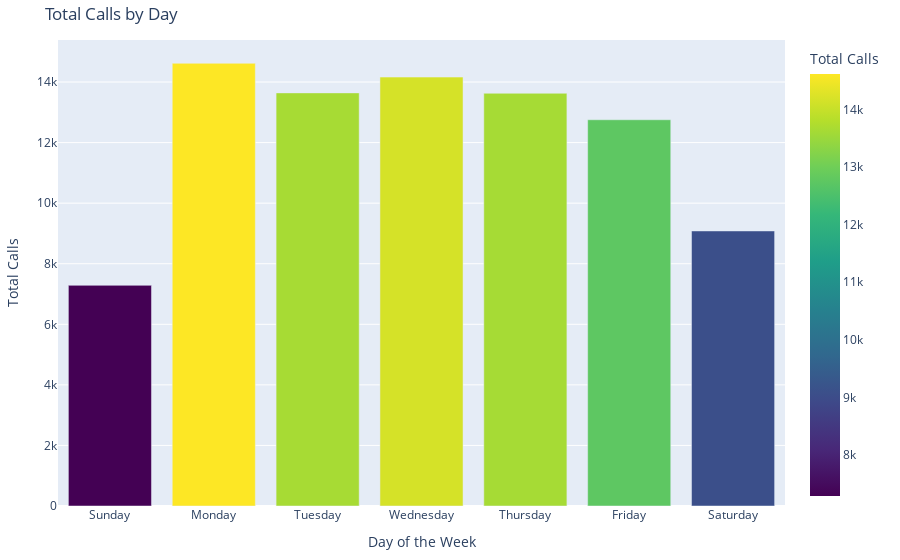

The cell this chart's notebook holds for it:
### Markdown cell above
*Plot of Total Calls by Day*

### Code cell
# Ensure 'Day' is treated as a categorical type with the correct order
repDay['Day'] = pd.Categorical(repDay['Day'], categories=day_order, ordered=True)

# Plot the bar chart
fig_repDay = px.bar(
    repDay, 
    x='Day', 
    y='Total_Contacts', 
    title='Total Calls by Day',
    labels={'Day': 'Day of the Week', 'Total_Contacts': 'Total Calls'},
    color='Total_Contacts',  # Color bars based on the total contacts
    color_continuous_scale='Viridis',  # Continuous color scale for Total_Contacts
    category_orders={"Day": day_order}  # Ensure the days are ordered correctly
)

# Apply tight layout and remove legend if only one metric
fig_repDay.update_layout(
    title='Total Calls by Day',  # Title of the chart
    xaxis_title='Day of the Week',  # Set x-axis title
    yaxis_title='Total Calls',  # Set y-axis title
    margin=dict(l=20, r=20, t=40, b=40),  # Tighten margins to remove empty space
    showlegend=False  # Hide legend if there's only one metric
)

# Save the figure as an SVG
fig_repDay.write_image("repDay.svg")

# Show the plot
fig_repDay.show()

### Figure 1 — Plotly figure (JSON) as saved in the notebook; plotly's stock layout.template omitted (floating-point values rounded to 4 significant figures)
{"data": [{"alignmentgroup": "True", "hovertemplate": "Day of the Week=%{x}<br>Total Calls=%{marker.color}<extra></extra>", "legendgroup": "", "marker": {"color": [12755, 14619, 9083, 7287, 13629, 13642, 14164], "coloraxis": "coloraxis", "pattern": {"shape": ""}}, "name": "", "offsetgroup": "", "orientation": "v", "showlegend": false, "textposition": "auto", "type": "bar", "x": ["Friday", "Monday", "Saturday", "Sunday", "Thursday", "Tuesday", "Wednesday"], "xaxis": "x", "y": [12755, 14619, 9083, 7287, 13629, 13642, 14164], "yaxis": "y"}], "layout": {"barmode": "relative", "coloraxis": {"colorbar": {"title": {"text": "Total Calls"}}, "colorscale": [[0, "#440154"], [0.1111, "#482878"], [0.2222, "#3e4989"], [0.3333, "#31688e"], [0.4444, "#26828e"], [0.5556, "#1f9e89"], [0.6667, "#35b779"], [0.7778, "#6ece58"], [0.8889, "#b5de2b"], [1, "#fde725"]]}, "legend": {"tracegroupgap": 0}, "margin": {"b": 40, "l": 20, "r": 20, "t": 40}, "showlegend": false, "title": {"text": "Total Calls by Day"}, "xaxis": {"anchor": "y", "categoryarray": ["Sunday", "Monday", "Tuesday", "Wednesday", "Thursday", "Friday", "Saturday"], "categoryorder": "array", "domain": [0, 1], "title": {"text": "Day of the Week"}}, "yaxis": {"anchor": "x", "domain": [0, 1], "title": {"text": "Total Calls"}}}}
